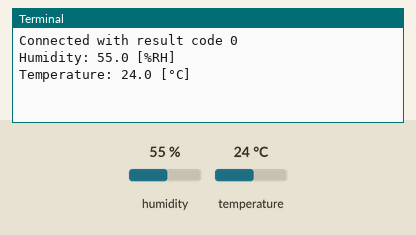
Recording of a program running on a simulated Raspberry Pi (BCM pin numbers). On the bench: the last lines printed to the terminal. The inputs (shaded band) are chosen by the test bench; at power-on: humidity 55 %, temperature 24 °C. No MQTT or app messages arrive unless stated.

Above: at 1.3 s.
1.4 s: humidity set to 22 %
At 2.6 s:
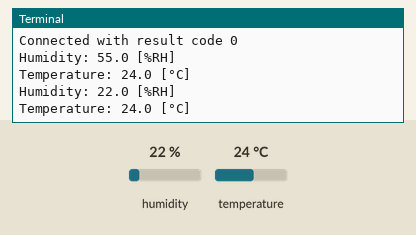
3.5 s: temperature set to 12 °C
At 4.7 s:
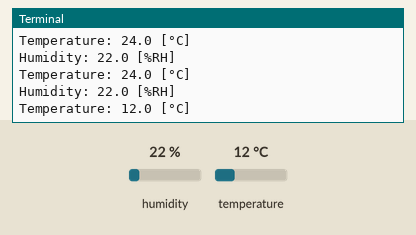
5.6 s: humidity set to 40 %
At 7.8 s:
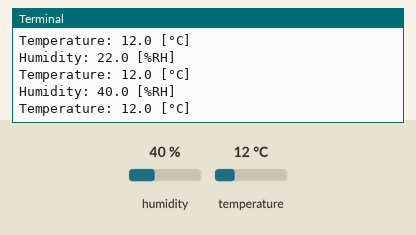
Timing chart, 0 to 9.3 s (numbered marks = the images above; inputs shaded):
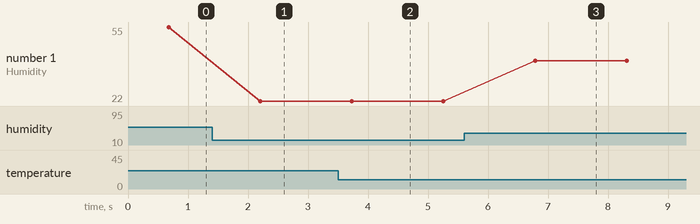

Measured:
- after the input at 1.4 s, the terminal: prints a new line after 0.80 s (image 1)
- after the input at 3.5 s, the terminal: prints a new line after 0.23 s (image 2)
- after the input at 5.6 s, the terminal: prints a new line after 1.2 s (image 3)
- plotted number 1: 55 → 22 after the input at 1.4 s, 22 → 40 after the input at 5.6 s

The program:

2_temp.py
```python
import Adafruit_DHT
import paho.mqtt.client as mqtt
import env.broker_address as broker_address
import env.PORT as port
from time import sleep

sensor = Adafruit_DHT.DHT11
pin = 2
topic = "sensor"

def on_connect(client, userdata, flags, rc):
    print("Connected with result code "+str(rc))

def publish_sensor_data():
    while True:
        humidity, temp = Adafruit_DHT.read_retry(sensor, pin)
        print(f'Humidity: {humidity} [%RH]')
        print(f'Temperature: {temp} [°C]')

        client.publish(topic + "/humid", str(humidity))
        client.publish(topic + "/temp", str(temp))
        sleep(1)

if __name__ == "__main__":
    client = mqtt.Client()
    client.on_connect = on_connect

    client.connect(broker_address, port, 60)

    client.loop_start()
    publish_sensor_data()
```
